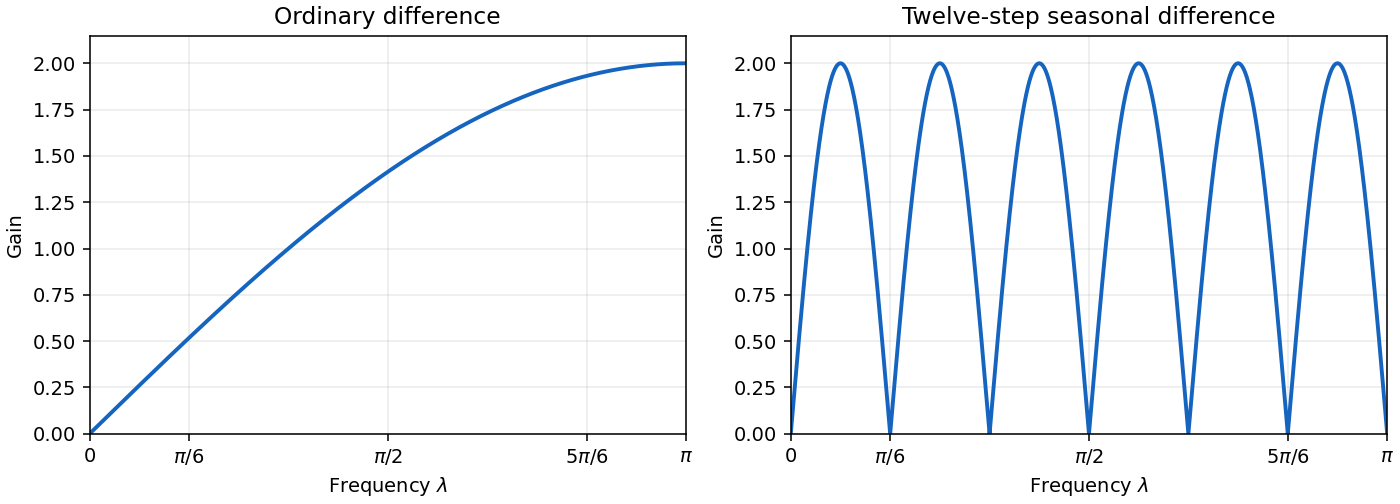

Python code for this plot:
"""Difference-filter gains; Python 3.14.4, NumPy 2.3.5, Matplotlib 3.10.7.

Write the opaque PNG basename to the caller's working directory. Matplotlib
honours the caller's MPLCONFIGDIR; no source-relative cache or output paths.
"""
import matplotlib
matplotlib.use("Agg")
import matplotlib.pyplot as plt
import numpy as np

lam = np.unique(np.r_[np.linspace(0, np.pi, 1601), np.arange(13) * np.pi / 12])
fig, axes = plt.subplots(1, 2, figsize=(10, 3.6), layout="constrained")
for ax, gain, title in zip(axes, (2*np.sin(lam/2), 2*np.abs(np.sin(6*lam))),
                         ("Ordinary difference", "Twelve-step seasonal difference")):
    ax.plot(lam, gain, color="#1565c0", linewidth=2)
    ax.set(xlim=(0, np.pi), ylim=(0, 2.15), ylabel="Gain", xlabel=r"Frequency $\lambda$",
           title=title, xticks=[0, np.pi/6, np.pi/2, 5*np.pi/6, np.pi],
           xticklabels=["0", r"$\pi/6$", r"$\pi/2$", r"$5\pi/6$", r"$\pi$"])
    ax.grid(alpha=0.25)
fig.savefig("paper-47-filter-gains.png", dpi=140, facecolor="white", transparent=False)
plt.close(fig)
